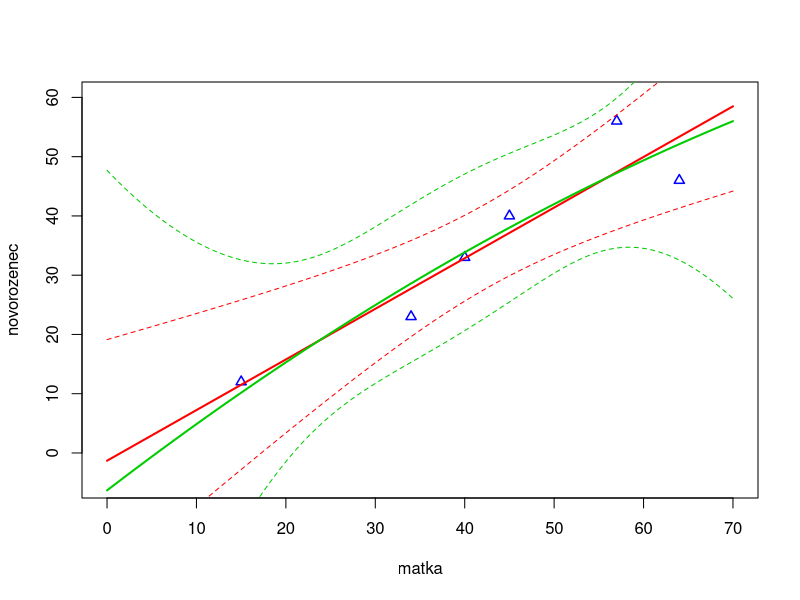
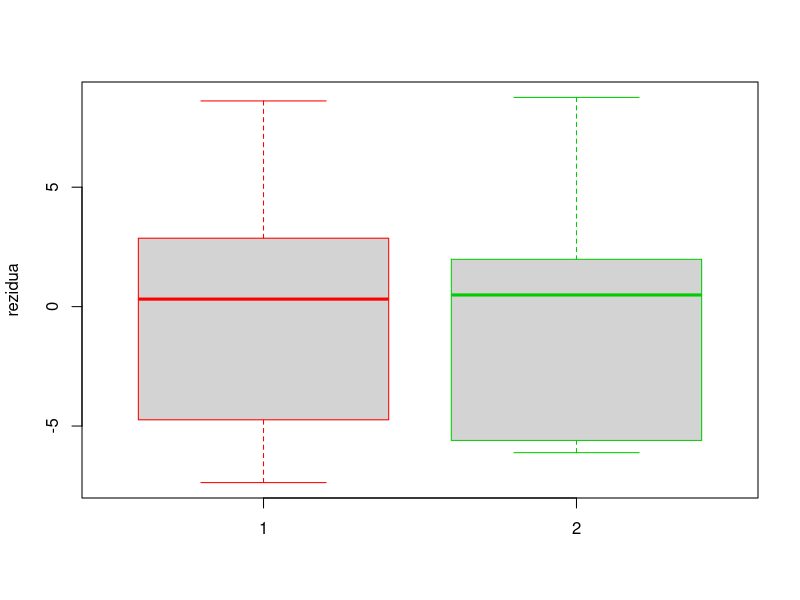

Write R code to recreate these figures, in order.
# Priklad Linearni regresni modely

tabulka <- read.csv (file = "KysMlecna.csv", header = TRUE, sep = ",", dec = ".")
names (tabulka)
str (tabulka)
#informace o sloupcich v tabulce (min., prumer, kvantily, max.)
summary (tabulka)

# prokladame primkou (polynom stupne jedna) 

#Fitting Linear Models (formula, data) - novorozenec je zavisly na matce
model1 <- lm (novorozenec ~ matka, data = tabulka) 
model1
#provedeme opet pro celkovy vypis informaci
prehled1 <- summary (model1)
#Intercept je "beta 0"
prehled1
#beta0 = -1.3, beta1 = 0.85
# Yi = -1.3 + 0.85 + xi + "epsilon i"

#prehled jednotlivych statistik - volani pomoci vice pristupu
model1$coefficients
coef (model1)
model1$residuals
residuals (model1)
model1$fitted.values
fitted.values (model1)
#vypis do tabulky (matice)
model.matrix (model1)

#Residual standard error (na urcitych stupnich volnosti)
prehled1$sigma
#Degrees of freedom
prehled1$df
#Multiple R-squared
prehled1$r.squared
#Adjusted R-squared
prehled1$adj.r.squared
#F-statistic
prehled1$fstatistic

# parabola

model2 <- lm (novorozenec ~ matka + I(matka^2), data = tabulka) 
model2
prehled2 <- summary (model2)
#p hodnoty jsou vysoke takze je to spatny(pro slovaky zly) model
prehled2

model2$coefficients
coef (model2)
model2$residual2
residuals (model2)
model2$fitted.values
fitted.values (model2)
model.matrix (model2)

prehled2$sigma
prehled2$df
prehled2$r.squared
prehled2$adj.r.squared
prehled2$fstatistic

# grafika

summary (tabulka)

#canvas pro graf (rozmezi osy X, rozmezi osy Y, typ grafu, popis osy X, popsi osy Y)
plot (c (0, 70), c (-5, 60), type = "n", xlab = "matka", ylab = "novorozenec")

#vykresleni bodu (souradnice X, souradnice Y, barva, cislo typu symbolu, tloustka cary, velikost symbolu)
points (tabulka$matka, tabulka$novorozenec, col = "blue", pch = 24, lwd = 1.5, cex = 1.0)

# pruchystame si sit na x-ove ose
x <- seq (0, 70, by = 0.1)
# pomoci funkce "predict" nechame dopocitat odpovidajici Y-ove hodnoty na regresni funkci
Y1 <- predict (model1, data.frame (matka = x))
Y2 <- predict (model2, data.frame (matka = x))

#primka (souradnice X, souradnice Y, barva, tloustka)
lines (x, Y1, col = "red", lwd = 2)
#parabola (souradnice X, souradnice Y, barva, tloustka)
lines (x, Y2, col = "#00cc00", lwd = 2)

# 95% intervaly spolehlivosti pro koeficienty modelu
# porovnani dvou regresnich modelu (primky a paraboly)
confint (model1, level = 0.95)
prehled1

confint (model2, level = 0.95)
prehled2

# muzeme prikreslit 95% pasy spolehlivosti pro stredni hodnotu, tj. kolem regresni funkce
CI1 <- predict (model1, data.frame (matka = x), interval = "confidence", level = 0.95)
CI2 <- predict (model2, data.frame (matka = x), interval = "confidence", level = 0.95)
lines (x, CI1[,2], col = "red", lty = 2)
lines (x, CI1[,3], col = "red", lty = 2)
lines (x, CI2[,2], col = "#00cc00", lty = 2)
lines (x, CI2[,3], col = "#00cc00", lty = 2)
#IMPORTANT - ulozeni grafu do PDF (ulozeno do souboru)
dev.copy2pdf (file = "obrazek.pdf", width = 5, height = 4)

# boxploty rezidui

boxplot (model1$residuals, model2$residuals, ylab = "rezidua", names = c(1,2), border = c ("red", "#00cc00"))
dev.copy2pdf (file = "obrazek2.pdf", width = 3.5, height = 4)

# porovnani modelu

#tady jsou reziuda lepsi
sum (model1$residuals^2) / model1$df.residual
prehled1$r.squared
prehled1$adj.r.squared

sum (model2$residuals^2) / model2$df.residual
prehled2$r.squared
prehled2$adj.r.squared

anova (model1, model2) 

#oba vysly OK ale volim ten jednodussi - primka
# primka je vhodnejsim modelem, rozhodneme se zde napr. podle rezidualniho souctu ctvercu ci korigovaneho indexu determinace
# ANOVA zde hypotezu o rovnosti strednich hodnot nezamita

